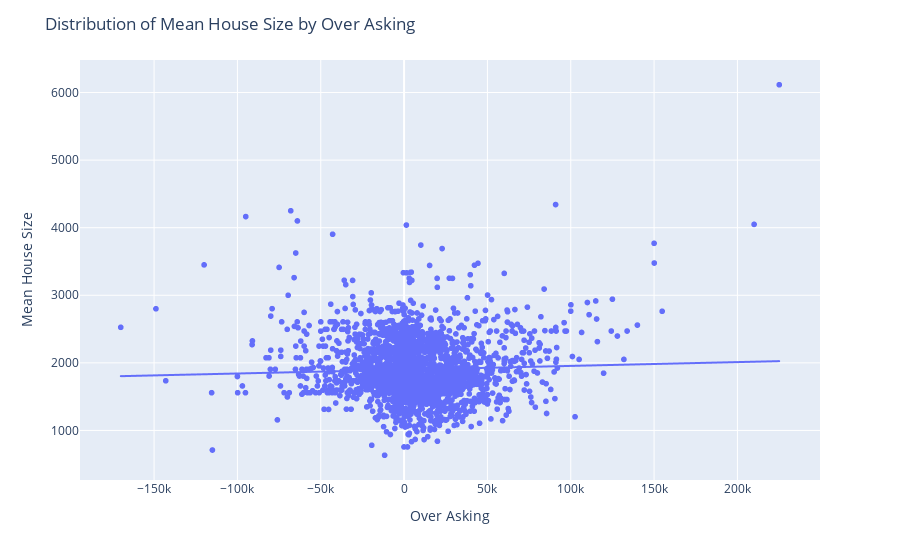

Notebook code cell kept with this figure:
### Code cell
df_mean = th_df.groupby('Over Asking')['SqFt'].mean().reset_index()

fig = px.scatter(df_mean, x='Over Asking', y='SqFt', trendline='ols', 
                 labels={'Over Asking':'Over Asking', 'SqFt':'Mean House Size'})
fig.update_layout(title='Distribution of Mean House Size by Over Asking')
fig.show()

### Figure 1 — Plotly figure (JSON) as saved in the notebook; plotly's stock layout.template omitted (floating-point values rounded to 4 significant figures; data arrays with more than 128 entries replaced by an {"elided": "..."} marker saying what was removed)
{"data": [{"hovertemplate": "Over Asking=%{x}<br>Mean House Size=%{y}<extra></extra>", "legendgroup": "", "marker": {"color": "#636efa", "symbol": "circle"}, "mode": "markers", "name": "", "showlegend": false, "type": "scattergl", "x": {"elided": "2686 int values"}, "xaxis": "x", "y": {"elided": "2686 float values"}, "yaxis": "y"}, {"hovertemplate": "<b>OLS trendline</b><br>SqFt = 0.000562323 * Over Asking + 1898.74<br>R<sup>2</sup>=0.001512<br><br>Over Asking=%{x}<br>Mean House Size=%{y} <b>(trend)</b><extra></extra>", "legendgroup": "", "marker": {"color": "#636efa", "symbol": "circle"}, "mode": "lines", "name": "", "showlegend": false, "type": "scattergl", "x": {"elided": "2686 int values"}, "xaxis": "x", "y": {"elided": "2686 float values"}, "yaxis": "y"}], "layout": {"legend": {"tracegroupgap": 0}, "margin": {"t": 60}, "title": {"text": "Distribution of Mean House Size by Over Asking"}, "xaxis": {"anchor": "y", "domain": [0, 1], "title": {"text": "Over Asking"}}, "yaxis": {"anchor": "x", "domain": [0, 1], "title": {"text": "Mean House Size"}}}}
